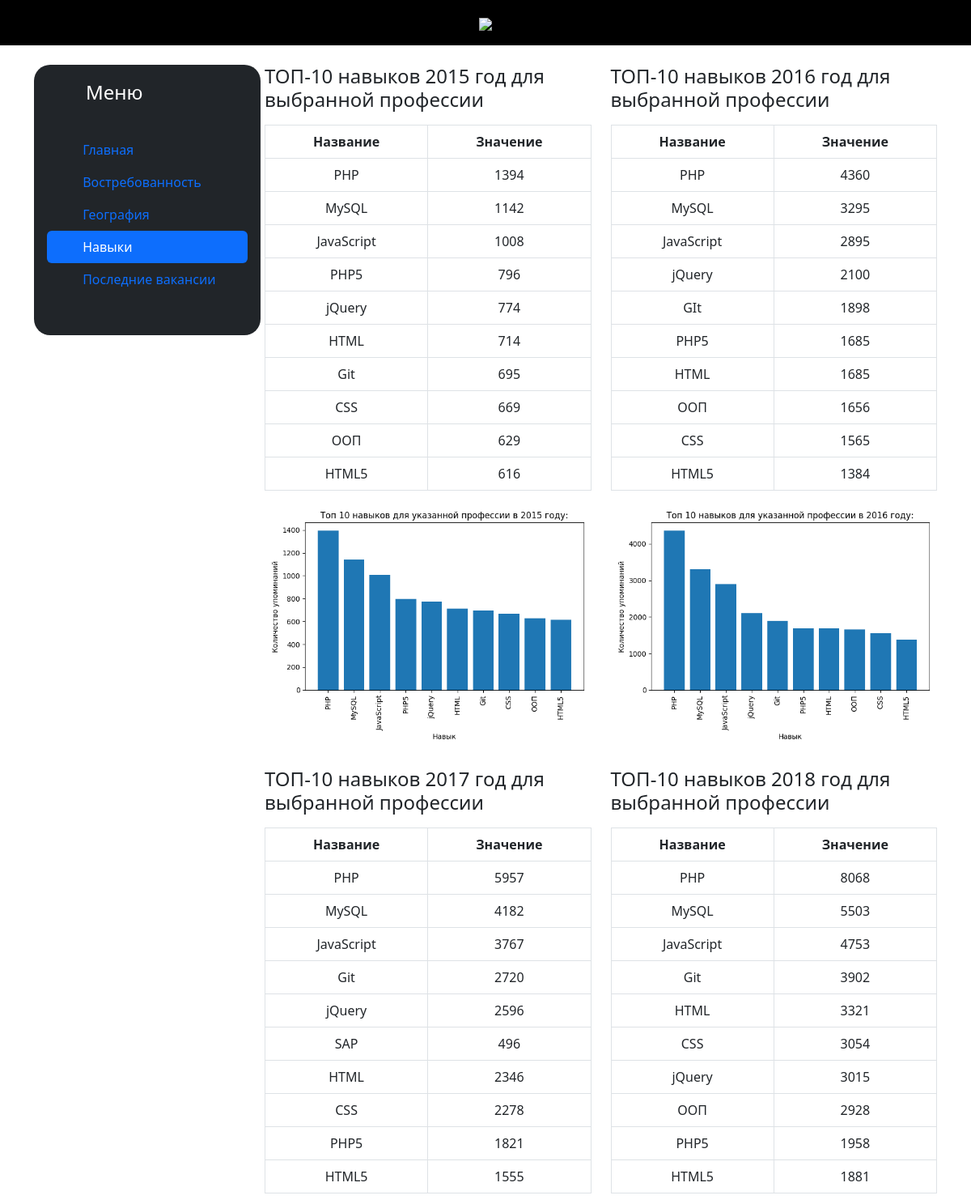
The app's page /experience/ (upper part) with its own data.
### vacancies/models.py (models this page shows, shortened)
class Type(models.Model):
    name = models.CharField(max_length=255, verbose_name='Название вида')
    class Meta:
        verbose_name = 'Вид'
        verbose_name_plural = 'Виды'

class Stats(models.Model):
    key = models.CharField(max_length=255, verbose_name='Ключ')
    value = models.CharField(max_length=255, verbose_name='Значение')
    type = models.ForeignKey(Type, on_delete=models.CASCADE)
    class Meta:
        verbose_name = 'Статистика'
        verbose_name_plural = 'Статистика'

class Image(models.Model):
    url = models.FileField()
    type = models.ForeignKey(Type, on_delete=models.CASCADE)
    def __str__(self):
        return self.url.url
    class Meta:
        verbose_name = 'Изображение'
        verbose_name_plural = 'Изображения'

### vacancies/views.py (the view)
# urls.py: path('experience/', skills, name='skills'),
def skills(request: HttpRequest) -> HttpResponse:
    return render(request, 'vacancies/skills.html', {
        'title': links[3]['title'],
        'links': links,
        'types': Type.objects.all(),
    })

### templates/vacancies/skills.html (shortened to what this page needs)
{% extends 'vacancies/layouts/main.html' %}
{% block content %}
    <div class="row gy-4">
        <div class="col-12 col-sm-6">
            <h4 class="mb-3">{{ types.6.name }}</h4>
            <table class="table table-bordered text-center">
            <thead>
            <tr>
                <th>Название</th>
                <th>Значение</th>
            </tr>
            </thead>
            <tbody>
            {% for stat in types.6.stats_set.all %}
                <tr>
                <td>{{ stat.key }}</td>
                <td>{{ stat.value }}</td>
                </tr>
            {% endfor %}
            </tbody>
            </table>
            <img src="{{ types.6.image_set.first }}" alt="">
        </div>
        <div class="col-12 col-sm-6">
            <h4 class="mb-3">{{ types.7.name }}</h4>
            <table class="table table-bordered text-center">
            <thead>
            <tr>
                <th>Название</th>
                <th>Значение</th>
            </tr>
            </thead>
            <tbody>
            {% for stat in types.7.stats_set.all %}
                <tr>
                <td>{{ stat.key }}</td>
                <td>{{ stat.value }}</td>
                </tr>
            {% endfor %}
            </tbody>
            </table>
            <img src="{{ types.7.image_set.first }}" alt="">
        </div>
        <div class="col-12 col-sm-6">
            <h4 class="mb-3">{{ types.8.name }}</h4>
            <table class="table table-bordered text-center">
            <thead>
            <tr>
                <th>Название</th>
                <th>Значение</th>
            </tr>
            </thead>
            <tbody>
            {% for stat in types.8.stats_set.all %}
                <tr>
                <td>{{ stat.key }}</td>
                <td>{{ stat.value }}</td>
                </tr>
            {% endfor %}
            </tbody>
            </table>
        </div>
        <div class="col-12 col-sm-6">
            <h4 class="mb-3">{{ types.9.name }}</h4>
            <table class="table table-bordered text-center">
            <thead>
            <tr>
                <th>Название</th>
                <th>Значение</th>
            </tr>
            </thead>
            <tbody>
            {% for stat in types.9.stats_set.all %}
                <tr>
                <td>{{ stat.key }}</td>
                <td>{{ stat.value }}</td>
                </tr>
            {% endfor %}
            </tbody>
            </table>
        </div>
    </div>
{% endblock %}

### vacancies/static/vacancies/css/styles.css (style rules this page uses)
.wrapper img { max-width: 100%; }

### records on screen
Type: name "ТОП-10 навыков 2015 год для выбранной профессии", id.url (picture)
Stats: key "PHP", value "1394"
Stats: key "MySQL", value "1142"
Stats: key "JavaScript", value "1008"
Stats: key "PHP5", value "796"
Stats: key "jQuery", value "774"
Stats: key "HTML", value "714"
Stats: key "Git", value "695"
Stats: key "CSS", value "669"
Stats: key "ООП", value "629"
Stats: key "HTML5", value "616"
Type: name "ТОП-10 навыков 2016 год для выбранной профессии", id.url (picture)
Stats: key "PHP", value "4360"
Stats: key "MySQL", value "3295"
Stats: key "JavaScript", value "2895"
Stats: key "jQuery", value "2100"
Stats: key "GIt", value "1898"
Stats: key "PHP5", value "1685"
Stats: key "HTML", value "1685"
Stats: key "ООП", value "1656"
Stats: key "CSS", value "1565"
Stats: key "HTML5", value "1384"
Type: name "ТОП-10 навыков 2017 год для выбранной профессии"
Stats: key "PHP", value "5957"
Stats: key "MySQL", value "4182"
Stats: key "JavaScript", value "3767"
Stats: key "Git", value "2720"
Stats: key "jQuery", value "2596"
Stats: key "SAP", value "496"
Stats: key "HTML", value "2346"
Stats: key "CSS", value "2278"
Stats: key "PHP5", value "1821"
Stats: key "HTML5", value "1555"
Type: name "ТОП-10 навыков 2018 год для выбранной профессии"
Stats: key "PHP", value "8068"
Stats: key "MySQL", value "5503"
Stats: key "JavaScript", value "4753"
Stats: key "Git", value "3902"
Stats: key "HTML", value "3321"
Stats: key "CSS", value "3054"
Stats: key "jQuery", value "3015"
Stats: key "ООП", value "2928"
Stats: key "PHP5", value "1958"
Stats: key "HTML5", value "1881"

### other values on screen
{{ link.title }} "Главная" "Востребованность" "География" "Навыки" "Последние вакансии"
